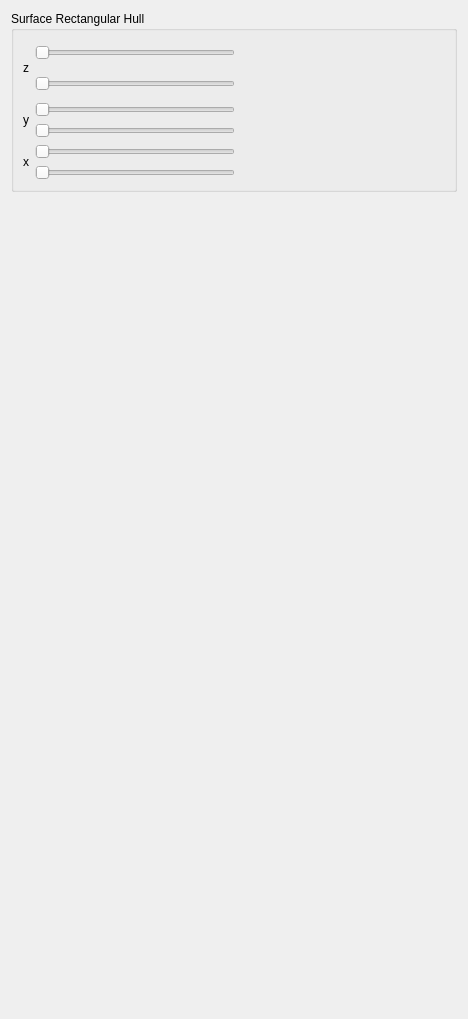
         <widget class="QWidget" name="page_5">
          <property name="geometry">
           <rect>
            <x>0</x>
            <y>0</y>
            <width>468</width>
            <height>1019</height>
           </rect>
          </property>
          <attribute name="label">
           <string>Surface</string>
          </attribute>
          <layout class="QGridLayout" name="gridLayout_6">
           <item row="0" column="0">
            <widget class="QGroupBox" name="groupBox_14">
             <property name="title">
              <string>Surface Rectangular Hull</string>
             </property>
             <layout class="QGridLayout" name="gridLayout_64">
              <item row="0" column="2">
               <spacer name="horizontalSpacer_41">
                <property name="orientation">
                 <enum>Qt::Horizontal</enum>
                </property>
                <property name="sizeHint" stdset="0">
                 <size>
                  <width>40</width>
                  <height>20</height>
                 </size>
                </property>
               </spacer>
              </item>
              <item row="0" column="1">
               <layout class="QGridLayout" name="gridLayout_51">
                <item row="0" column="0">
                 <widget class="QSlider" name="horizontalSlider_surface_zmin">
                  <property name="minimumSize">
                   <size>
                    <width>0</width>
                    <height>25</height>
                   </size>
                  </property>
                  <property name="maximumSize">
                   <size>
                    <width>200</width>
                    <height>16777215</height>
                   </size>
                  </property>
                  <property name="orientation">
                   <enum>Qt::Horizontal</enum>
                  </property>
                 </widget>
                </item>
                <item row="1" column="0">
                 <widget class="QSlider" name="horizontalSlider_surface_zmax">
                  <property name="minimumSize">
                   <size>
                    <width>0</width>
                    <height>25</height>
                   </size>
                  </property>
                  <property name="maximumSize">
                   <size>
                    <width>200</width>
                    <height>16777215</height>
                   </size>
                  </property>
                  <property name="orientation">
                   <enum>Qt::Horizontal</enum>
                  </property>
                 </widget>
                </item>
               </layout>
              </item>
              <item row="0" column="0">
               <widget class="QLabel" name="label_36">
                <property name="minimumSize">
                 <size>
                  <width>0</width>
                  <height>28</height>
                 </size>
                </property>
                <property name="text">
                 <string>z</string>
                </property>
               </widget>
              </item>
              <item row="2" column="1">
               <layout class="QGridLayout" name="gridLayout_53">
                <item row="0" column="0">
                 <widget class="QSlider" name="horizontalSlider_surface_xmin">
                  <property name="maximumSize">
                   <size>
                    <width>200</width>
                    <height>16777215</height>
                   </size>
                  </property>
                  <property name="orientation">
                   <enum>Qt::Horizontal</enum>
                  </property>
                 </widget>
                </item>
                <item row="1" column="0">
                 <widget class="QSlider" name="horizontalSlider_surface_xmax">
                  <property name="maximumSize">
                   <size>
                    <width>200</width>
                    <height>16777215</height>
                   </size>
                  </property>
                  <property name="orientation">
                   <enum>Qt::Horizontal</enum>
                  </property>
                 </widget>
                </item>
               </layout>
              </item>
              <item row="1" column="0">
               <widget class="QLabel" name="label_5">
                <property name="text">
                 <string>y</string>
                </property>
               </widget>
              </item>
              <item row="2" column="0">
               <widget class="QLabel" name="label_6">
                <property name="text">
                 <string>x</string>
                </property>
               </widget>
              </item>
              <item row="1" column="1">
               <layout class="QGridLayout" name="gridLayout_49">
                <item row="0" column="0">
                 <widget class="QSlider" name="horizontalSlider_surface_ymin">
                  <property name="maximumSize">
                   <size>
                    <width>200</width>
                    <height>16777215</height>
                   </size>
                  </property>
                  <property name="orientation">
                   <enum>Qt::Horizontal</enum>
                  </property>
                 </widget>
                </item>
                <item row="1" column="0">
                 <widget class="QSlider" name="horizontalSlider_surface_ymax">
                  <property name="maximumSize">
                   <size>
                    <width>200</width>
                    <height>16777215</height>
                   </size>
                  </property>
                  <property name="orientation">
                   <enum>Qt::Horizontal</enum>
                  </property>
                 </widget>
                </item>
               </layout>
              </item>
             </layout>
            </widget>
           </item>
           <item row="1" column="0">
            <spacer name="verticalSpacer_21">
             <property name="orientation">
              <enum>Qt::Vertical</enum>
             </property>
             <property name="sizeType">
              <enum>QSizePolicy::Expanding</enum>
             </property>
             <property name="sizeHint" stdset="0">
              <size>
               <width>20</width>
               <height>30</height>
              </size>
             </property>
            </spacer>
           </item>
          </layout>
         </widget>
